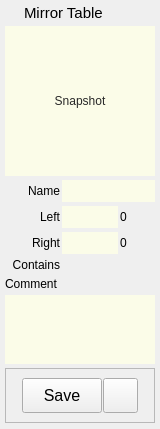
<?xml version="1.0" encoding="UTF-8"?>
<ui version="4.0">
 <class>Form</class>
 <widget class="QWidget" name="Form">
  <property name="geometry">
   <rect>
    <x>0</x>
    <y>0</y>
    <width>160</width>
    <height>429</height>
   </rect>
  </property>
  <property name="sizePolicy">
   <sizepolicy hsizetype="Preferred" vsizetype="Preferred">
    <horstretch>0</horstretch>
    <verstretch>0</verstretch>
   </sizepolicy>
  </property>
  <property name="minimumSize">
   <size>
    <width>160</width>
    <height>0</height>
   </size>
  </property>
  <property name="maximumSize">
   <size>
    <width>300</width>
    <height>16777215</height>
   </size>
  </property>
  <property name="windowTitle">
   <string>Form</string>
  </property>
  <property name="styleSheet">
   <string notr="true"/>
  </property>
  <layout class="QVBoxLayout" name="verticalLayout">
   <property name="spacing">
    <number>4</number>
   </property>
   <property name="leftMargin">
    <number>5</number>
   </property>
   <property name="topMargin">
    <number>2</number>
   </property>
   <property name="rightMargin">
    <number>5</number>
   </property>
   <property name="bottomMargin">
    <number>2</number>
   </property>
   <item>
    <layout class="QHBoxLayout" name="horizontalLayout_18">
     <property name="leftMargin">
      <number>2</number>
     </property>
     <property name="topMargin">
      <number>2</number>
     </property>
     <property name="rightMargin">
      <number>2</number>
     </property>
     <property name="bottomMargin">
      <number>0</number>
     </property>
     <item>
      <widget class="QLabel" name="label_6">
       <property name="maximumSize">
        <size>
         <width>13</width>
         <height>13</height>
        </size>
       </property>
       <property name="text">
        <string/>
       </property>
       <property name="pixmap">
        <pixmap>../images/mirrortable2.png</pixmap>
       </property>
       <property name="scaledContents">
        <bool>true</bool>
       </property>
      </widget>
     </item>
     <item>
      <widget class="QLabel" name="label_4">
       <property name="font">
        <font>
         <family>Arial</family>
         <pointsize>11</pointsize>
         <weight>50</weight>
         <bold>false</bold>
        </font>
       </property>
       <property name="text">
        <string>Mirror Table</string>
       </property>
      </widget>
     </item>
    </layout>
   </item>
   <item>
    <layout class="QHBoxLayout" name="modelPanelLayout">
     <property name="spacing">
      <number>0</number>
     </property>
     <property name="bottomMargin">
      <number>0</number>
     </property>
     <item>
      <widget class="QLabel" name="label_3">
       <property name="minimumSize">
        <size>
         <width>0</width>
         <height>0</height>
        </size>
       </property>
       <property name="maximumSize">
        <size>
         <width>0</width>
         <height>16777215</height>
        </size>
       </property>
       <property name="text">
        <string/>
       </property>
      </widget>
     </item>
     <item>
      <widget class="QFrame" name="frame_9">
       <property name="sizePolicy">
        <sizepolicy hsizetype="Fixed" vsizetype="Fixed">
         <horstretch>0</horstretch>
         <verstretch>0</verstretch>
        </sizepolicy>
       </property>
       <property name="maximumSize">
        <size>
         <width>16777215</width>
         <height>16777215</height>
        </size>
       </property>
       <property name="frameShape">
        <enum>QFrame::NoFrame</enum>
       </property>
       <property name="frameShadow">
        <enum>QFrame::Raised</enum>
       </property>
       <layout class="QHBoxLayout" name="horizontalLayout_13">
        <property name="spacing">
         <number>0</number>
        </property>
        <property name="margin">
         <number>0</number>
        </property>
       </layout>
      </widget>
     </item>
     <item>
      <widget class="QFrame" name="frame_10">
       <property name="sizePolicy">
        <sizepolicy hsizetype="Expanding" vsizetype="Fixed">
         <horstretch>0</horstretch>
         <verstretch>0</verstretch>
        </sizepolicy>
       </property>
       <property name="maximumSize">
        <size>
         <width>16777215</width>
         <height>16777215</height>
        </size>
       </property>
       <property name="frameShape">
        <enum>QFrame::NoFrame</enum>
       </property>
       <property name="frameShadow">
        <enum>QFrame::Raised</enum>
       </property>
       <layout class="QHBoxLayout" name="horizontalLayout_14">
        <property name="spacing">
         <number>0</number>
        </property>
        <property name="margin">
         <number>0</number>
        </property>
        <item>
         <widget class="QToolButton" name="snapshotButton">
          <property name="minimumSize">
           <size>
            <width>150</width>
            <height>150</height>
           </size>
          </property>
          <property name="maximumSize">
           <size>
            <width>150</width>
            <height>150</height>
           </size>
          </property>
          <property name="toolTip">
           <string>Click to take a snapshot of the selected model view.</string>
          </property>
          <property name="styleSheet">
           <string notr="true">color: rgb(40, 40, 40);
border: 0px solid rgb(0, 0, 0, 150);
background-color: rgb(254, 255, 230, 200);</string>
          </property>
          <property name="text">
           <string>Snapshot</string>
          </property>
          <property name="icon">
           <iconset>
            <normaloff>../images/thumbnail.png</normaloff>../images/thumbnail.png</iconset>
          </property>
          <property name="iconSize">
           <size>
            <width>200</width>
            <height>200</height>
           </size>
          </property>
          <property name="popupMode">
           <enum>QToolButton::InstantPopup</enum>
          </property>
          <property name="toolButtonStyle">
           <enum>Qt::ToolButtonIconOnly</enum>
          </property>
          <property name="autoRaise">
           <bool>false</bool>
          </property>
         </widget>
        </item>
       </layout>
      </widget>
     </item>
    </layout>
   </item>
   <item>
    <layout class="QHBoxLayout" name="horizontalLayout">
     <property name="spacing">
      <number>2</number>
     </property>
     <item>
      <widget class="QLabel" name="label">
       <property name="minimumSize">
        <size>
         <width>55</width>
         <height>0</height>
        </size>
       </property>
       <property name="text">
        <string>Name</string>
       </property>
       <property name="alignment">
        <set>Qt::AlignRight|Qt::AlignTrailing|Qt::AlignVCenter</set>
       </property>
      </widget>
     </item>
     <item>
      <widget class="QLineEdit" name="name">
       <property name="sizePolicy">
        <sizepolicy hsizetype="Expanding" vsizetype="Fixed">
         <horstretch>0</horstretch>
         <verstretch>0</verstretch>
        </sizepolicy>
       </property>
       <property name="minimumSize">
        <size>
         <width>80</width>
         <height>22</height>
        </size>
       </property>
       <property name="maximumSize">
        <size>
         <width>16777215</width>
         <height>22</height>
        </size>
       </property>
       <property name="styleSheet">
        <string notr="true">color: rgb(40, 40, 40);
border: 0px solid rgb(0, 0, 0, 150);
background-color: rgb(254, 255, 230, 200);</string>
       </property>
      </widget>
     </item>
    </layout>
   </item>
   <item>
    <layout class="QHBoxLayout" name="horizontalLayout_3">
     <property name="spacing">
      <number>2</number>
     </property>
     <item>
      <widget class="QLabel" name="label_5">
       <property name="minimumSize">
        <size>
         <width>55</width>
         <height>0</height>
        </size>
       </property>
       <property name="text">
        <string>Left</string>
       </property>
       <property name="alignment">
        <set>Qt::AlignRight|Qt::AlignTrailing|Qt::AlignVCenter</set>
       </property>
       <property name="indent">
        <number>-1</number>
       </property>
      </widget>
     </item>
     <item>
      <widget class="QLineEdit" name="left">
       <property name="sizePolicy">
        <sizepolicy hsizetype="Expanding" vsizetype="Fixed">
         <horstretch>0</horstretch>
         <verstretch>0</verstretch>
        </sizepolicy>
       </property>
       <property name="minimumSize">
        <size>
         <width>35</width>
         <height>22</height>
        </size>
       </property>
       <property name="maximumSize">
        <size>
         <width>16777215</width>
         <height>22</height>
        </size>
       </property>
       <property name="styleSheet">
        <string notr="true">color: rgb(40, 40, 40);
border: 0px solid rgb(0, 0, 0, 150);
background-color: rgb(254, 255, 230, 200);</string>
       </property>
      </widget>
     </item>
     <item>
      <widget class="QLabel" name="leftCount">
       <property name="sizePolicy">
        <sizepolicy hsizetype="Expanding" vsizetype="Preferred">
         <horstretch>0</horstretch>
         <verstretch>0</verstretch>
        </sizepolicy>
       </property>
       <property name="minimumSize">
        <size>
         <width>35</width>
         <height>0</height>
        </size>
       </property>
       <property name="maximumSize">
        <size>
         <width>80</width>
         <height>16777215</height>
        </size>
       </property>
       <property name="text">
        <string>0</string>
       </property>
      </widget>
     </item>
    </layout>
   </item>
   <item>
    <layout class="QHBoxLayout" name="horizontalLayout_4">
     <property name="spacing">
      <number>2</number>
     </property>
     <item>
      <widget class="QLabel" name="label_7">
       <property name="minimumSize">
        <size>
         <width>55</width>
         <height>0</height>
        </size>
       </property>
       <property name="text">
        <string>Right</string>
       </property>
       <property name="alignment">
        <set>Qt::AlignRight|Qt::AlignTrailing|Qt::AlignVCenter</set>
       </property>
      </widget>
     </item>
     <item>
      <widget class="QLineEdit" name="right">
       <property name="sizePolicy">
        <sizepolicy hsizetype="Expanding" vsizetype="Fixed">
         <horstretch>0</horstretch>
         <verstretch>0</verstretch>
        </sizepolicy>
       </property>
       <property name="minimumSize">
        <size>
         <width>35</width>
         <height>22</height>
        </size>
       </property>
       <property name="maximumSize">
        <size>
         <width>16777215</width>
         <height>22</height>
        </size>
       </property>
       <property name="styleSheet">
        <string notr="true">color: rgb(40, 40, 40);
border: 0px solid rgb(0, 0, 0, 150);
background-color: rgb(254, 255, 230, 200);</string>
       </property>
      </widget>
     </item>
     <item>
      <widget class="QLabel" name="rightCount">
       <property name="sizePolicy">
        <sizepolicy hsizetype="Expanding" vsizetype="Preferred">
         <horstretch>0</horstretch>
         <verstretch>0</verstretch>
        </sizepolicy>
       </property>
       <property name="minimumSize">
        <size>
         <width>35</width>
         <height>0</height>
        </size>
       </property>
       <property name="maximumSize">
        <size>
         <width>80</width>
         <height>16777215</height>
        </size>
       </property>
       <property name="text">
        <string>0</string>
       </property>
      </widget>
     </item>
    </layout>
   </item>
   <item>
    <layout class="QHBoxLayout" name="horizontalLayout_15">
     <property name="spacing">
      <number>6</number>
     </property>
     <property name="topMargin">
      <number>0</number>
     </property>
     <property name="bottomMargin">
      <number>0</number>
     </property>
     <item>
      <widget class="QLabel" name="label_15">
       <property name="enabled">
        <bool>true</bool>
       </property>
       <property name="sizePolicy">
        <sizepolicy hsizetype="Fixed" vsizetype="Fixed">
         <horstretch>0</horstretch>
         <verstretch>0</verstretch>
        </sizepolicy>
       </property>
       <property name="minimumSize">
        <size>
         <width>55</width>
         <height>0</height>
        </size>
       </property>
       <property name="maximumSize">
        <size>
         <width>55</width>
         <height>500</height>
        </size>
       </property>
       <property name="text">
        <string>Contains</string>
       </property>
       <property name="alignment">
        <set>Qt::AlignRight|Qt::AlignTop|Qt::AlignTrailing</set>
       </property>
      </widget>
     </item>
     <item>
      <widget class="QLabel" name="contains">
       <property name="enabled">
        <bool>false</bool>
       </property>
       <property name="sizePolicy">
        <sizepolicy hsizetype="Preferred" vsizetype="Fixed">
         <horstretch>0</horstretch>
         <verstretch>0</verstretch>
        </sizepolicy>
       </property>
       <property name="minimumSize">
        <size>
         <width>0</width>
         <height>15</height>
        </size>
       </property>
       <property name="maximumSize">
        <size>
         <width>16777215</width>
         <height>15</height>
        </size>
       </property>
       <property name="styleSheet">
        <string notr="true"/>
       </property>
       <property name="text">
        <string/>
       </property>
       <property name="alignment">
        <set>Qt::AlignLeading|Qt::AlignLeft|Qt::AlignTop</set>
       </property>
       <property name="wordWrap">
        <bool>true</bool>
       </property>
      </widget>
     </item>
    </layout>
   </item>
   <item>
    <widget class="QLabel" name="label_2">
     <property name="text">
      <string>Comment</string>
     </property>
    </widget>
   </item>
   <item>
    <widget class="QPlainTextEdit" name="comment">
     <property name="sizePolicy">
      <sizepolicy hsizetype="Expanding" vsizetype="MinimumExpanding">
       <horstretch>0</horstretch>
       <verstretch>0</verstretch>
      </sizepolicy>
     </property>
     <property name="minimumSize">
      <size>
       <width>0</width>
       <height>50</height>
      </size>
     </property>
     <property name="maximumSize">
      <size>
       <width>5000</width>
       <height>100</height>
      </size>
     </property>
     <property name="styleSheet">
      <string notr="true">color: rgb(40, 40, 40);
border: 0px solid rgb(0, 0, 0, 150);
background-color: rgb(254, 255, 230, 200);
</string>
     </property>
     <property name="plainText">
      <string/>
     </property>
    </widget>
   </item>
   <item>
    <widget class="QFrame" name="previewButtons">
     <property name="frameShape">
      <enum>QFrame::StyledPanel</enum>
     </property>
     <property name="frameShadow">
      <enum>QFrame::Raised</enum>
     </property>
     <layout class="QHBoxLayout" name="horizontalLayout_6">
      <property name="spacing">
       <number>1</number>
      </property>
      <item>
       <spacer name="horizontalSpacer_3">
        <property name="orientation">
         <enum>Qt::Horizontal</enum>
        </property>
        <property name="sizeHint" stdset="0">
         <size>
          <width>40</width>
          <height>20</height>
         </size>
        </property>
       </spacer>
      </item>
      <item>
       <widget class="QPushButton" name="acceptButton">
        <property name="sizePolicy">
         <sizepolicy hsizetype="Preferred" vsizetype="Fixed">
          <horstretch>0</horstretch>
          <verstretch>0</verstretch>
         </sizepolicy>
        </property>
        <property name="minimumSize">
         <size>
          <width>80</width>
          <height>35</height>
         </size>
        </property>
        <property name="maximumSize">
         <size>
          <width>140</width>
          <height>35</height>
         </size>
        </property>
        <property name="font">
         <font>
          <family>Arial</family>
          <pointsize>12</pointsize>
          <weight>50</weight>
          <bold>false</bold>
         </font>
        </property>
        <property name="toolTip">
         <string/>
        </property>
        <property name="styleSheet">
         <string notr="true"/>
        </property>
        <property name="text">
         <string>Save</string>
        </property>
       </widget>
      </item>
      <item>
       <widget class="QPushButton" name="selectionSetButton">
        <property name="minimumSize">
         <size>
          <width>0</width>
          <height>35</height>
         </size>
        </property>
        <property name="maximumSize">
         <size>
          <width>35</width>
          <height>16777215</height>
         </size>
        </property>
        <property name="text">
         <string/>
        </property>
        <property name="icon">
         <iconset>
          <normaloff>../images/selectionSet2.png</normaloff>../images/selectionSet2.png</iconset>
        </property>
        <property name="iconSize">
         <size>
          <width>25</width>
          <height>25</height>
         </size>
        </property>
       </widget>
      </item>
      <item>
       <spacer name="horizontalSpacer_4">
        <property name="orientation">
         <enum>Qt::Horizontal</enum>
        </property>
        <property name="sizeHint" stdset="0">
         <size>
          <width>40</width>
          <height>20</height>
         </size>
        </property>
       </spacer>
      </item>
     </layout>
    </widget>
   </item>
   <item>
    <widget class="QFrame" name="frame">
     <property name="sizePolicy">
      <sizepolicy hsizetype="Preferred" vsizetype="Expanding">
       <horstretch>0</horstretch>
       <verstretch>2</verstretch>
      </sizepolicy>
     </property>
     <property name="frameShape">
      <enum>QFrame::StyledPanel</enum>
     </property>
     <property name="frameShadow">
      <enum>QFrame::Raised</enum>
     </property>
    </widget>
   </item>
  </layout>
 </widget>
 <resources/>
 <connections/>
 <slots>
  <slot>snapshot()</slot>
  <slot>save()</slot>
 </slots>
</ui>
